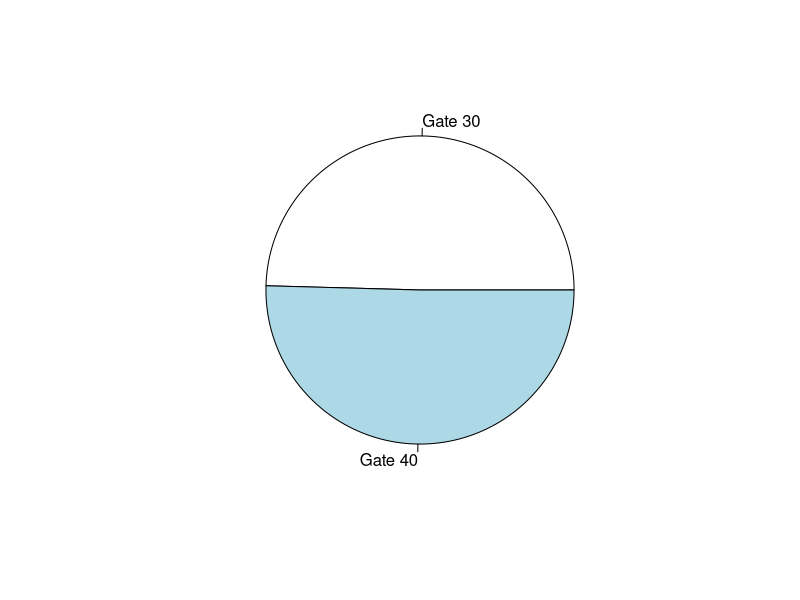
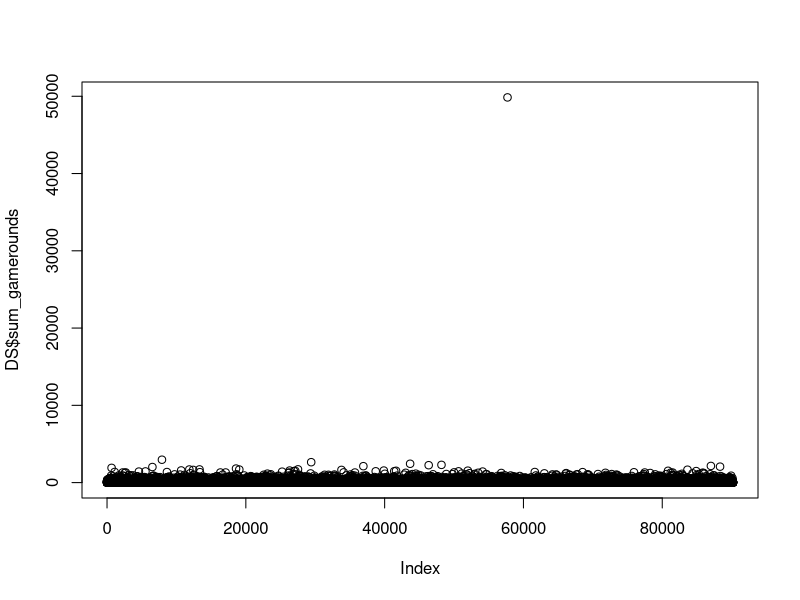
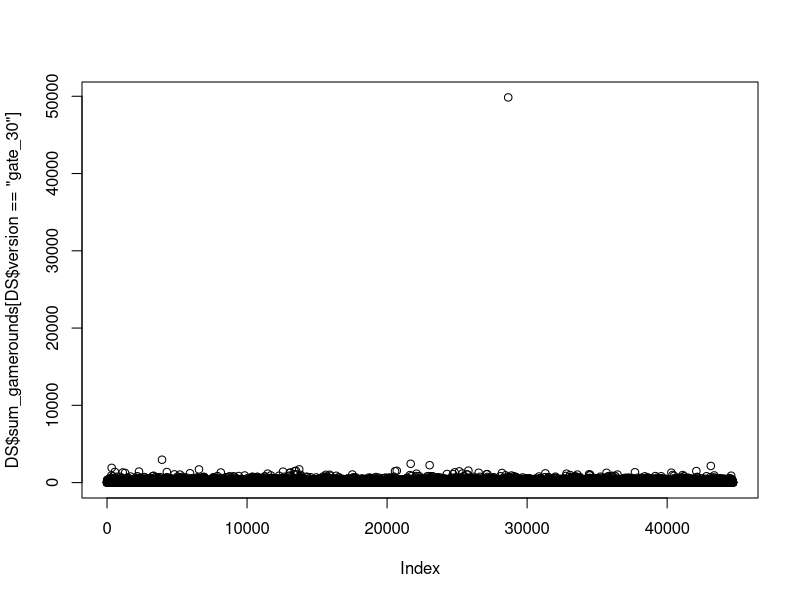
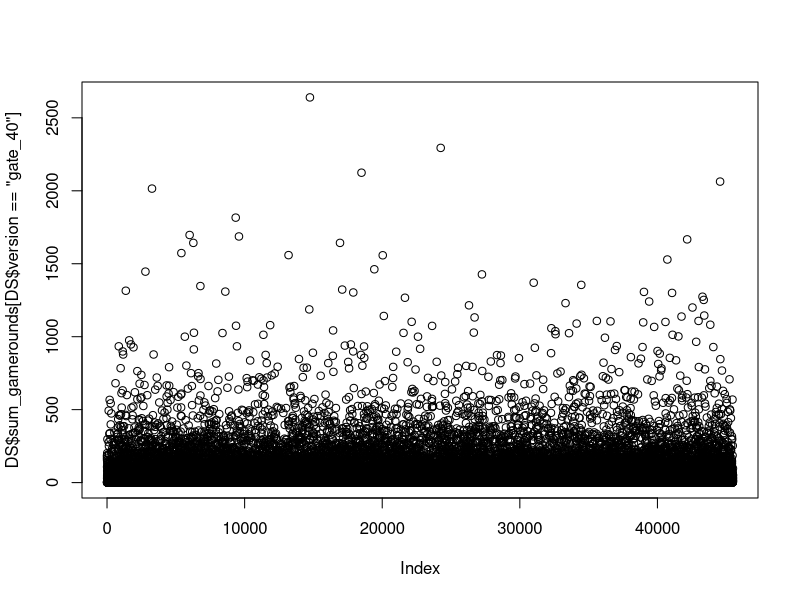
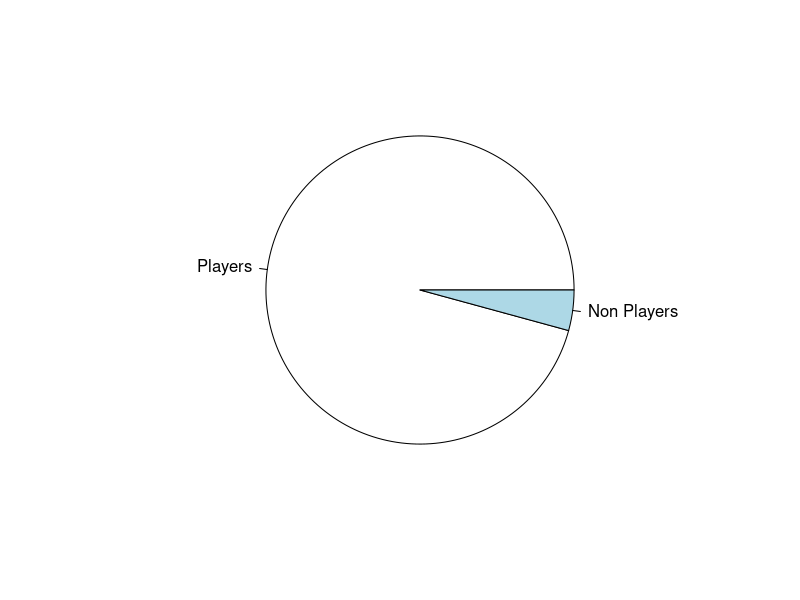
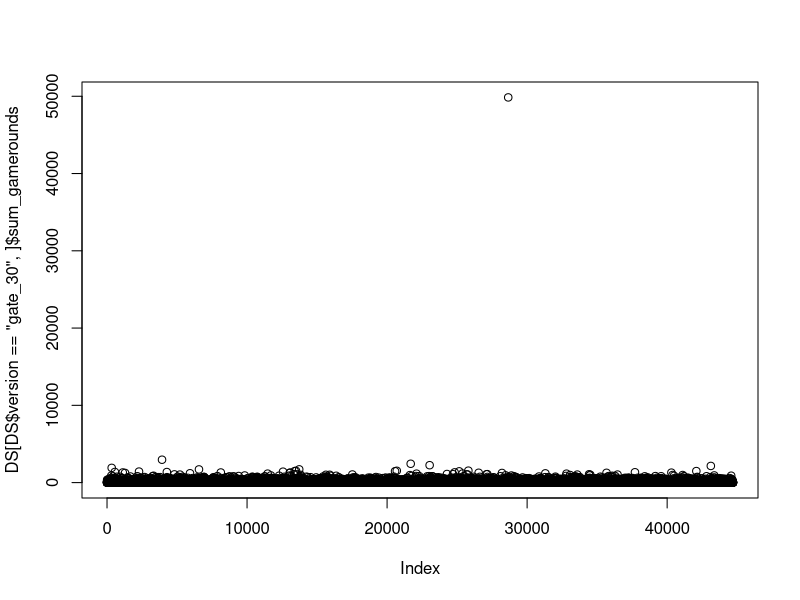
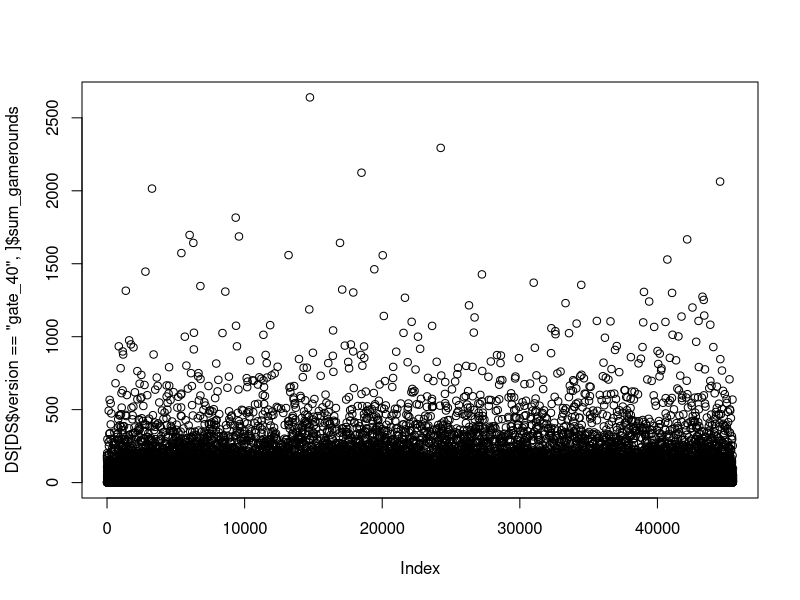

The R source for these figures, in order:
## ---- chunk 1
knitr::opts_chunk$set(echo = TRUE)
#Importar les llibreries
library(dplyr)
## ---- chunk 2
# Load datasets
DS <- read.csv("cookie_cats_ABtest.csv")
nrow(DS)
ncol(DS)
summary(DS)

## ---- chunk 3
# Load datasets
PR <- read.csv("cookie_cats_purch.csv")
nrow(PR)
ncol(PR)
summary(PR)


## ---- chunk 4
unique(DS$version)
unique(DS$sum_gamerounds)
unique(DS$retention_1) #Doing this we can search inconsistencies, like there are FALSE " false" and TRUE " true " variables when it should only be FALSE and TRUE

DS$retention_1[DS$retention_1 == "false "] = FALSE #Changing that "false " into FALSE so we have only one FALSE value
DS$retention_1[DS$retention_1 == "  true "] = TRUE #Changing that " true " into TRUE so we have only one TRUE value

unique(DS$retention_1) #to check if we change the values correctly.
DS$retention_1 = as.logical(DS$retention_1) #now our values in retention_1 are logical values. Before doing that they where strings.
unique(DS$retention_1) #to check if we change the values correctly again.
unique(DS$retention_7) 

## ---- chunk 5
#Check the data set for inconsistencies on the values
unique(PR$id)
unique(PR$purch)

#Change all negatives values to positives values
PR$purch <- gsub("-", "", PR$purch)

#Remove all NA values in the dataset
PR <- na.omit(PR)

#Check again to be sure there are no more inconsistencies
unique(PR$id)
unique(PR$purch)

## ---- chunk 6
totalUserAmmount <- length(DS$userid)
totalUserAmmount
## ---- chunk 7
#Check the ammount of users for each group of the A/B test
g30_UserAmmount <- length(DS$userid[DS$version == "gate_30"])
g40_UserAmmount <- length(DS$userid[DS$version == "gate_40"])

#Verify that the sum of the ammount of users per group is equal to the totalilty of users
g30_UserAmmount + g40_UserAmmount == totalUserAmmount

g30_Percentile <- (g30_UserAmmount / totalUserAmmount) * 100
g30_Percentile

g40_Percentile <- (g40_UserAmmount / totalUserAmmount) * 100
g40_Percentile

#There's a slightly higher ammount of users in gate40 than in gate30, precisely an 0.87% more
(g40_Percentile - g30_Percentile) 

#We draw a pie chart to see that difference more clearly
pie(c(g30_UserAmmount, g40_UserAmmount),  c("Gate 30", "Gate 40"))


## ---- chunk 8
#No se que coi va aqui, he estat provant coses, pero xDD
plot(DS$sum_gamerounds)




## ---- chunk 9
#NPI parte 2
##barplot()
plot(DS$sum_gamerounds[DS$version == "gate_30"])
plot(DS$sum_gamerounds[DS$version == "gate_40"])
## ---- chunk 10
# ---------- RETENTION 1 ----------
#Percentage of users with version gate_30 that are still active the day after installation (among all players with gate_30)
g30Ret1 = length(DS$version[DS$version == "gate_30" & DS$retention_1 == TRUE])
g30Ret1Percentage = (g30Ret1/ g30_UserAmmount) * 100
g30Ret1Percentage

#Percentage of users with version gate_40 that are still active the day after installation (among all players with gate_40)
g40Ret1 = length(DS$version[DS$version == "gate_40" & DS$retention_1 == TRUE])
g40Ret1Percentage = (g40Ret1/ g40_UserAmmount) * 100
g40Ret1Percentage

#There's a slighlty higher retention_1 of users in gate_30 than in gate_40
(g30Ret1Percentage - g40Ret1Percentage)

## ---- chunk 11
# ---------- RETENTION 7 ----------
#Percentage of users with version gate_30 that are still active after one week of installation (among all players with gate_30)
g30Ret7 = length(DS$version[DS$version == "gate_30" & DS$retention_7 == TRUE])
g30Ret7Percentage = (g30Ret7/ g30_UserAmmount) * 100
g30Ret7Percentage

#Percentage of users with version gate_40 that are still active after one week of installation (among all players with gate_40)
g40Ret7 = length(DS$version[DS$version == "gate_40" & DS$retention_7 == TRUE])
g40Ret7Percentage = (g40Ret7/ g40_UserAmmount) * 100
g40Ret7Percentage

#There's a slighlty higher retention_1 of users in gate_30 than in gate_40
(g30Ret7Percentage - g40Ret7Percentage)

## ---- chunk 12
#To know if there are nonplayers, we have to look sum_gamerounds. If they've played  0 rounds, it means they didn't play the game.
#Searching for non players (sum_gamerounds = 0)
nonPlayersAmmount = length(DS$sum_gamerounds[DS$sum_gamerounds == 0])
nonPlayersAmmount

#NonPlayers in percentage
nonPlayersPercentage = (nonPlayersAmmount / totalUserAmmount) * 100
nonPlayersPercentage

#Piechart
names = c("Players", "Non Players")
variables = c(totalUserAmmount, nonPlayersAmmount)

pie(variables, names)
## ---- chunk 13
#ARPU - Average Revenue Per User 
#Fixing purch to sum up all the purchases. To do that, we split our string purch to use only the numbers and get rid of EUR.
purchFixed = strsplit(PR$purch, split = "EUR")
newPurchFixed = as.vector(unlist(purchFixed))
newPurchFixed = as.numeric(newPurchFixed)

allPurch = sum(newPurchFixed)

#Now we compute our ARPU
arpu = allPurch / totalUserAmmount
arpu

#ARRPU - Average Revenue Per Paying User
#computing the number of players who pay
payingUsers = length(unique(PR$id))
arrpu = allPurch / payingUsers
arrpu

#Conversion Rate
conversionRate = payingUsers/totalUserAmmount
conversionRate

conversionRate * 100
## ---- chunk 14

## ---- chunk 15
plot(DS[DS$version == "gate_30",]$sum_gamerounds)
plot(DS[DS$version == "gate_40",]$sum_gamerounds)

## ---- chunk 16
#Confidence level = 95%

#Significance level = 0.05

#mean
meanGameroundsGate30 = mean(DS$sum_gamerounds[DS$version == "gate_30"])
meanGameroundsGate40 = mean(DS$sum_gamerounds[DS$version == "gate_40"])

#sd
sdGate30 = sd(DS$sum_gamerounds[DS$version == "gate_30"])
sdGate40 = sd(DS$sum_gamerounds[DS$version == "gate_40"])

#number of samples
n1 = length(DS$sum_gamerounds[DS$version == "gate_30"])
n2 = length(DS$sum_gamerounds[DS$version == "gate_40"])

#Observed statistic
diffmeans = (meanGameroundsGate30 - meanGameroundsGate40)
squareRoot = sqrt((sdGate30)^2/n1 + (sdGate40)^2/n2)
obsStat =  diffmeans/squareRoot 

#degree of freedom (df)
p1 = ((sdGate30)^2/n1 + (sdGate40)^2/n2)^2
p2.1 = (((sdGate30)^2/n1)^2) / (n1 - 1)
p2.2 = (((sdGate40)^2/n2)^2) / (n2 - 1) 

df = p1 / (p2.1 + p2.2)

#pvalue

#critical value (z)
